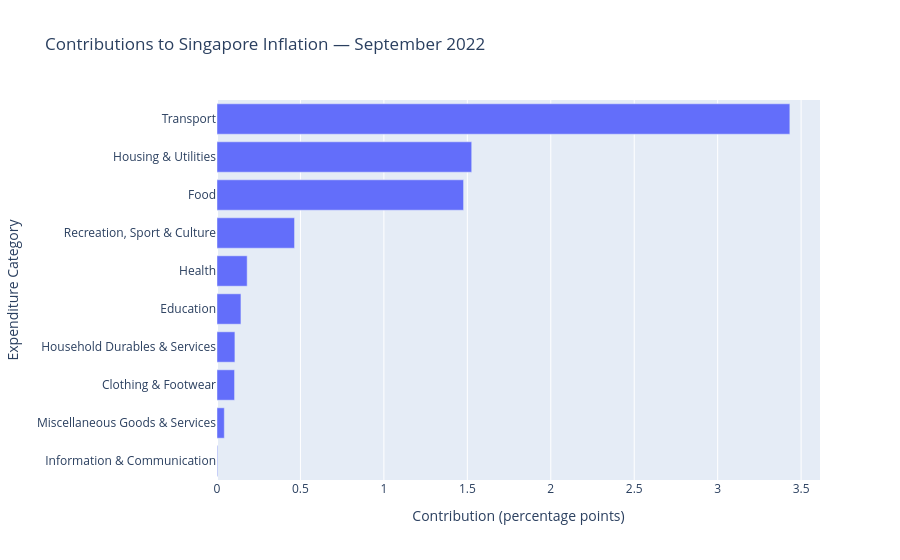

Notebook code for this chart:
### Code cell
# Select September 2022 and rank categories
peak_month = contributions[
    contributions["date"] == "2022-09-01"
]

ranked = peak_month.sort_values(
    "contribution_pp",
    ascending=True
)

# Create a horizontal bar chart
fig = px.bar(
    ranked,
    x="contribution_pp",
    y="series",
    orientation="h",
    title="Contributions to Singapore Inflation — September 2022",
    labels={
        "contribution_pp": "Contribution (percentage points)",
        "series": "Expenditure Category"
    }
)

fig.show()

### Figure 1 — Plotly figure (JSON) as saved in the notebook; plotly's stock layout.template omitted (floating-point values rounded to 4 significant figures)
{"data": [{"hovertemplate": "Contribution (percentage points)=%{x}<br>Expenditure Category=%{y}<extra></extra>", "legendgroup": "", "marker": {"color": "#636efa", "pattern": {"shape": ""}}, "name": "", "orientation": "h", "showlegend": false, "textposition": "auto", "type": "bar", "x": [0.003658, 0.04379, 0.1052, 0.1073, 0.1434, 0.1808, 0.4646, 1.477, 1.526, 3.433], "xaxis": "x", "y": ["Information & Communication", "Miscellaneous Goods & Services", "Clothing & Footwear", "Household Durables & Services", "Education", "Health", "Recreation, Sport & Culture", "Food", "Housing & Utilities", "Transport"], "yaxis": "y"}], "layout": {"barmode": "relative", "legend": {"tracegroupgap": 0}, "title": {"text": "Contributions to Singapore Inflation — September 2022"}, "xaxis": {"anchor": "y", "domain": [0, 1], "title": {"text": "Contribution (percentage points)"}}, "yaxis": {"anchor": "x", "domain": [0, 1], "title": {"text": "Expenditure Category"}}}}
